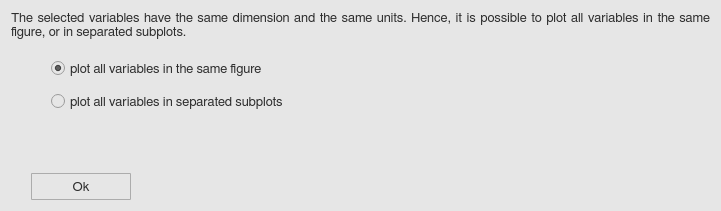
<?xml version="1.0" encoding="UTF-8"?>
<ui version="4.0">
 <class>plottypeWindow</class>
 <widget class="QWidget" name="plottypeWindow">
  <property name="geometry">
   <rect>
    <x>0</x>
    <y>0</y>
    <width>721</width>
    <height>211</height>
   </rect>
  </property>
  <property name="minimumSize">
   <size>
    <width>0</width>
    <height>0</height>
   </size>
  </property>
  <property name="maximumSize">
   <size>
    <width>16777215</width>
    <height>16777215</height>
   </size>
  </property>
  <property name="font">
   <font>
    <family>FreeSans</family>
    <pointsize>10</pointsize>
    <stylestrategy>PreferAntialias</stylestrategy>
    <kerning>true</kerning>
   </font>
  </property>
  <property name="windowTitle">
   <string>Information</string>
  </property>
  <property name="windowIcon">
   <iconset>
    <normaloff>icons/info_popup_icon.svg</normaloff>icons/info_popup_icon.svg</iconset>
  </property>
  <property name="styleSheet">
   <string notr="true">QWidget {
	background-color: rgb(230,230,230);
}

QScrollBar:vertical {
  border: 1px solid white;
  background-color: rgb(240, 240, 240);
  width: 20px;
  margin: 21px 0px 21px 0px;
}

QScrollBar:horizontal {
  border: 1px solid white;
  background-color: rgb(240, 240, 240);
  height: 20px;
  margin: 0px 21px 0px 21px;
}

QScrollBar::handle:vertical {
  background-color: rgb(205, 205, 205);
  min-height: 25px;
}

QScrollBar:handle:vertical:hover {
  background-color: rgb(166, 166, 166);
}

QScrollBar:handle:vertical:pressed {
  background-color: rgb(96, 96, 96);
}

QScrollBar::handle:horizontal {
  background-color: rgb(205, 205, 205);
  min-width: 25px;
}

QScrollBar:handle:horizontal:hover {
  background-color: rgb(166, 166, 166);
}

QScrollBar:handle:horizontal:pressed {
  background-color: rgb(96, 96, 96);
}

QScrollBar::add-line:vertical {
  border-top: 1px solid rgb(240,240,240);
  border-left: 1px solid white;
  border-right: 1px solid white;
  border-bottom: 1px solid white;
  background-color: rgb(240, 240, 240);
  height: 20px;
  subcontrol-position: bottom;
  subcontrol-origin: margin;
}

QScrollBar::add-line:vertical:hover {
  background-color: rgb(218, 218, 218);
}

QScrollBar::add-line:vertical:pressed {
  background-color: rgb(96, 96, 96);
}

QScrollBar::sub-line:vertical {
  border-top: 1px solid white;
  border-left: 1px solid white;
  border-right: 1px solid white;
  border-bottom: 1px solid rgb(240,240,240);
  background-color: rgb(240, 240, 240);
  height: 20px;
  subcontrol-position: top;
  subcontrol-origin: margin;
}

QScrollBar::sub-line:vertical:hover {
  background-color: rgb(218, 218, 218);
}

QScrollBar::sub-line:vertical:pressed {
  background-color: rgb(96, 96, 96);
}

QScrollBar::up-arrow:vertical {
  image: url(icons/up_arrow_icon.svg); 
  width: 16px;
  height: 16px;
}

QScrollBar::up-arrow:vertical:pressed {
  right: -1px;
  bottom: -1px;
}

QScrollBar::down-arrow:vertical {
  image: url(icons/down_arrow_icon.svg); 
  width: 16px;
  height: 16px;
}

QScrollBar::down-arrow:vertical:pressed {
  right: -1px;
  bottom: -1px;
}

QScrollBar::add-line:horizontal {
  border-top: 1px solid white;
  border-left: 1px solid rgb(240,240,240);
  border-right: 1px solid white;
  border-bottom: 1px solid white;
  background-color: rgb(240, 240, 240);
  width: 20px;
  subcontrol-position: right;
  subcontrol-origin: margin;
}

QScrollBar::add-line:horizontal:hover {
  background-color: rgb(218, 218, 218);
}

QScrollBar::add-line:horizontal:pressed {
  background-color: rgb(96, 96, 96);
}

QScrollBar::sub-line:horizontal {
  border-top: 1px solid white;
  border-left: 1px solid white;
  border-right: 1px solid rgb(240,240,240);
  border-bottom: 1px solid white;
  background-color: rgb(240, 240, 240);
  width: 20px;
  subcontrol-position: left;
  subcontrol-origin: margin;
}

QScrollBar::sub-line:horizontal:hover {
  background-color: rgb(218, 218, 218);
}

QScrollBar::sub-line:horizontal:pressed {
  background-color: rgb(96, 96, 96);
}

QScrollBar::left-arrow:horizontal {
  image: url(icons/left_arrow_icon.svg); 
  width: 16px;
  height: 16px;
}

QScrollBar::left-arrow:horizontal:pressed {
  right: -1px;
  bottom: -1px;
}

QScrollBar::right-arrow:horizontal {
  image: url(icons/right_arrow_icon.svg); 
  width: 16px;
  height: 16px;
}

QScrollBar::right-arrow:horizontal:pressed {
  right: -1px;
  bottom: -1px;
}</string>
  </property>
  <layout class="QGridLayout" name="gridLayout">
   <item row="0" column="0">
    <layout class="QVBoxLayout" name="verticalLayout_2">
     <item>
      <widget class="QLabel" name="label">
       <property name="minimumSize">
        <size>
         <width>0</width>
         <height>0</height>
        </size>
       </property>
       <property name="maximumSize">
        <size>
         <width>16777215</width>
         <height>16777215</height>
        </size>
       </property>
       <property name="font">
        <font>
         <family>FreeSans</family>
         <pointsize>10</pointsize>
         <stylestrategy>PreferAntialias</stylestrategy>
         <kerning>true</kerning>
        </font>
       </property>
       <property name="styleSheet">
        <string notr="true">QLabel {
	color: rgb(45,45,45);
}</string>
       </property>
       <property name="frameShape">
        <enum>QFrame::NoFrame</enum>
       </property>
       <property name="frameShadow">
        <enum>QFrame::Plain</enum>
       </property>
       <property name="lineWidth">
        <number>0</number>
       </property>
       <property name="midLineWidth">
        <number>0</number>
       </property>
       <property name="text">
        <string>&lt;html&gt;&lt;head/&gt;&lt;body&gt;&lt;p&gt;The selected variables have the same dimension and the same units. Hence, it is possible to plot all variables in the same figure, or in separated subplots.&lt;/p&gt;&lt;/body&gt;&lt;/html&gt;</string>
       </property>
       <property name="textFormat">
        <enum>Qt::AutoText</enum>
       </property>
       <property name="alignment">
        <set>Qt::AlignJustify|Qt::AlignTop</set>
       </property>
       <property name="wordWrap">
        <bool>true</bool>
       </property>
      </widget>
     </item>
     <item>
      <spacer name="verticalSpacer_3">
       <property name="orientation">
        <enum>Qt::Vertical</enum>
       </property>
       <property name="sizeType">
        <enum>QSizePolicy::Fixed</enum>
       </property>
       <property name="sizeHint" stdset="0">
        <size>
         <width>20</width>
         <height>10</height>
        </size>
       </property>
      </spacer>
     </item>
     <item>
      <layout class="QHBoxLayout" name="horizontalLayout">
       <item>
        <spacer name="horizontalSpacer_2">
         <property name="orientation">
          <enum>Qt::Horizontal</enum>
         </property>
         <property name="sizeType">
          <enum>QSizePolicy::Fixed</enum>
         </property>
         <property name="sizeHint" stdset="0">
          <size>
           <width>40</width>
           <height>20</height>
          </size>
         </property>
        </spacer>
       </item>
       <item>
        <layout class="QVBoxLayout" name="verticalLayout">
         <item>
          <widget class="QRadioButton" name="radio_button_1">
           <property name="minimumSize">
            <size>
             <width>0</width>
             <height>27</height>
            </size>
           </property>
           <property name="maximumSize">
            <size>
             <width>16777215</width>
             <height>27</height>
            </size>
           </property>
           <property name="font">
            <font>
             <family>FreeSans</family>
             <pointsize>10</pointsize>
             <stylestrategy>PreferAntialias</stylestrategy>
             <kerning>true</kerning>
            </font>
           </property>
           <property name="styleSheet">
            <string notr="true">QRadioButton {
    spacing: 5px;
	color: rgb(45,45,45);
}</string>
           </property>
           <property name="text">
            <string>plot all variables in the same figure</string>
           </property>
           <property name="checked">
            <bool>true</bool>
           </property>
           <attribute name="buttonGroup">
            <string notr="true">buttonGroup</string>
           </attribute>
          </widget>
         </item>
         <item>
          <widget class="QRadioButton" name="radio_button_2">
           <property name="minimumSize">
            <size>
             <width>0</width>
             <height>27</height>
            </size>
           </property>
           <property name="maximumSize">
            <size>
             <width>16777215</width>
             <height>27</height>
            </size>
           </property>
           <property name="font">
            <font>
             <family>FreeSans</family>
             <pointsize>10</pointsize>
             <stylestrategy>PreferAntialias</stylestrategy>
             <kerning>true</kerning>
            </font>
           </property>
           <property name="styleSheet">
            <string notr="true">QRadioButton {
    spacing: 5px;
	color: rgb(45,45,45);
}</string>
           </property>
           <property name="text">
            <string>plot all variables in separated subplots</string>
           </property>
           <attribute name="buttonGroup">
            <string notr="true">buttonGroup</string>
           </attribute>
          </widget>
         </item>
        </layout>
       </item>
       <item>
        <spacer name="horizontalSpacer">
         <property name="orientation">
          <enum>Qt::Horizontal</enum>
         </property>
         <property name="sizeHint" stdset="0">
          <size>
           <width>40</width>
           <height>20</height>
          </size>
         </property>
        </spacer>
       </item>
      </layout>
     </item>
     <item>
      <spacer name="verticalSpacer_2">
       <property name="orientation">
        <enum>Qt::Vertical</enum>
       </property>
       <property name="sizeType">
        <enum>QSizePolicy::Expanding</enum>
       </property>
       <property name="sizeHint" stdset="0">
        <size>
         <width>17</width>
         <height>13</height>
        </size>
       </property>
      </spacer>
     </item>
     <item>
      <layout class="QHBoxLayout" name="horizontalLayout_2">
       <item>
        <spacer name="horizontalSpacer_3">
         <property name="orientation">
          <enum>Qt::Horizontal</enum>
         </property>
         <property name="sizeType">
          <enum>QSizePolicy::Fixed</enum>
         </property>
         <property name="sizeHint" stdset="0">
          <size>
           <width>20</width>
           <height>20</height>
          </size>
         </property>
        </spacer>
       </item>
       <item>
        <widget class="QToolButton" name="button">
         <property name="minimumSize">
          <size>
           <width>100</width>
           <height>27</height>
          </size>
         </property>
         <property name="maximumSize">
          <size>
           <width>100</width>
           <height>27</height>
          </size>
         </property>
         <property name="font">
          <font>
           <family>FreeSans</family>
           <pointsize>10</pointsize>
           <stylestrategy>PreferAntialias</stylestrategy>
           <kerning>true</kerning>
          </font>
         </property>
         <property name="styleSheet">
          <string notr="true">QToolButton {
    border: 1px solid #acacac;
    border-radius: 1px;
    background-color: qlineargradient(x1: 0, y1: 0, x2: 0, y2: 1, 
								stop: 0 #f0f0f0, stop: 1 #e5e5e5);
	color: rgb(45,45,45)
}

QToolButton:hover {
	border: 1px solid #7eb4ea;
    border-radius: 1px;
	background-color: qlineargradient(x1: 0, y1: 0, x2: 0, y2: 1, 
								stop: 0 #ecf4fc, stop: 1 #dcecfc);
}


QToolButton:pressed {
	border: 1px solid #579de5;
    border-radius: 1px;
    background-color: qlineargradient(x1: 0, y1: 0, x2: 0, y2: 1,
                                      stop: 0 #daecfc, stop: 1 #c4e0fc);
}</string>
         </property>
         <property name="text">
          <string>Ok</string>
         </property>
        </widget>
       </item>
       <item>
        <spacer name="horizontalSpacer_4">
         <property name="orientation">
          <enum>Qt::Horizontal</enum>
         </property>
         <property name="sizeHint" stdset="0">
          <size>
           <width>40</width>
           <height>20</height>
          </size>
         </property>
        </spacer>
       </item>
      </layout>
     </item>
    </layout>
   </item>
  </layout>
 </widget>
 <resources/>
 <connections/>
 <buttongroups>
  <buttongroup name="buttonGroup"/>
 </buttongroups>
</ui>
